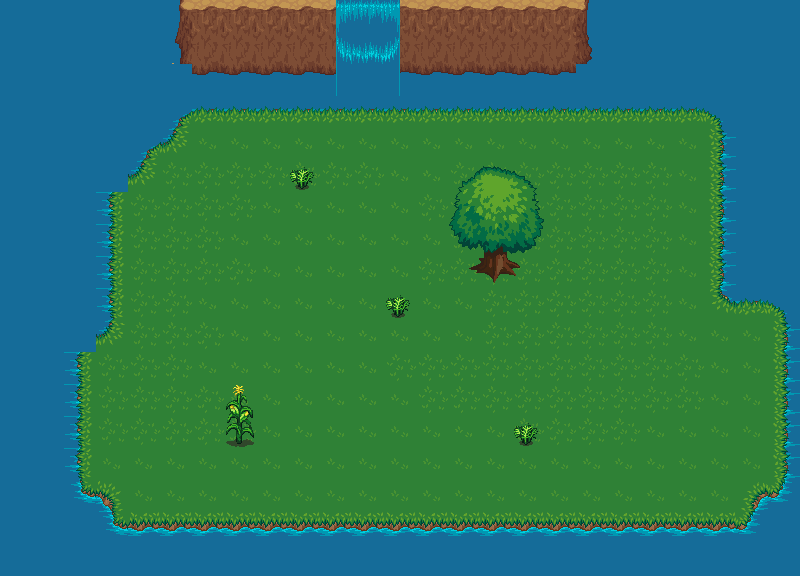

Tiled map render using the project's own tile images. Description and the map definition, with tile-layer contents summarised, below:
An orthogonal 25x18 tile map with 32x32 px tiles, 3 tile layers (Capa de Patrones 1, Capa de patrones 2, Capa de patrones 3).

<map version="1.0" orientation="orthogonal" renderorder="left-up" width="25" height="18" tilewidth="32" tileheight="32" nextobjectid="1">
 <tileset firstgid="1" name="terrain_atlas" tilewidth="32" tileheight="32" tilecount="1024" columns="32">
  <image source="terrain_atlas.png" width="1024" height="1024" />
  <tile id="295">
   <properties>
    <property name="wall" type="bool" value="true" />
   </properties>
  </tile>
  <tile id="296">
   <properties>
    <property name="wall" type="bool" value="true" />
   </properties>
  </tile>
  <tile id="327">
   <properties>
    <property name="wall" type="bool" value="true" />
   </properties>
  </tile>
  <tile id="328">
   <properties>
    <property name="wall" type="bool" value="true" />
   </properties>
  </tile>
  <tile id="358">
   <properties>
    <property name="wall" type="bool" value="true" />
   </properties>
  </tile>
  <tile id="359">
   <properties>
    <property name="wall" type="bool" value="true" />
   </properties>
  </tile>
  <tile id="360">
   <properties>
    <property name="wall" type="bool" value="true" />
   </properties>
  </tile>
  <tile id="390">
   <properties>
    <property name="wall" type="bool" value="true" />
   </properties>
  </tile>
  <tile id="392">
   <properties>
    <property name="wall" type="bool" value="true" />
   </properties>
  </tile>
  <tile id="422">
   <properties>
    <property name="wall" type="bool" value="true" />
   </properties>
  </tile>
  <tile id="423">
   <properties>
    <property name="wall" type="bool" value="true" />
   </properties>
  </tile>
  <tile id="424">
   <properties>
    <property name="wall" type="bool" value="true" />
   </properties>
  </tile>
  <tile id="743">
   <properties>
    <property name="wall" type="bool" value="true" />
   </properties>
  </tile>
  <tile id="911">
   <properties>
    <property name="wall" type="bool" value="true" />
   </properties>
  </tile>
  <tile id="943">
   <properties>
    <property name="wall" type="bool" value="true" />
   </properties>
  </tile>
  <tile id="958">
   <properties>
    <property name="wall" type="bool" value="true" />
   </properties>
  </tile>
  <tile id="990">
   <properties>
    <property name="wall" type="bool" value="true" />
   </properties>
  </tile>
  <tile id="1022">
   <properties>
    <property name="wall" type="bool" value="true" />
   </properties>
  </tile>
 </tileset>
 <layer name="Capa de Patrones 1" width="25" height="18">
  <data>[450 cells, 450 non-empty, 15 distinct tile ids]</data>
 </layer>
 <layer name="Capa de patrones 2" width="25" height="18">
  <data>[450 cells, 45 non-empty, 12 distinct tile ids]</data>
 </layer>
 <layer name="Capa de patrones 3" width="25" height="18">
  <data>[450 cells, 21 non-empty, 21 distinct tile ids]</data>
 </layer>
</map>
